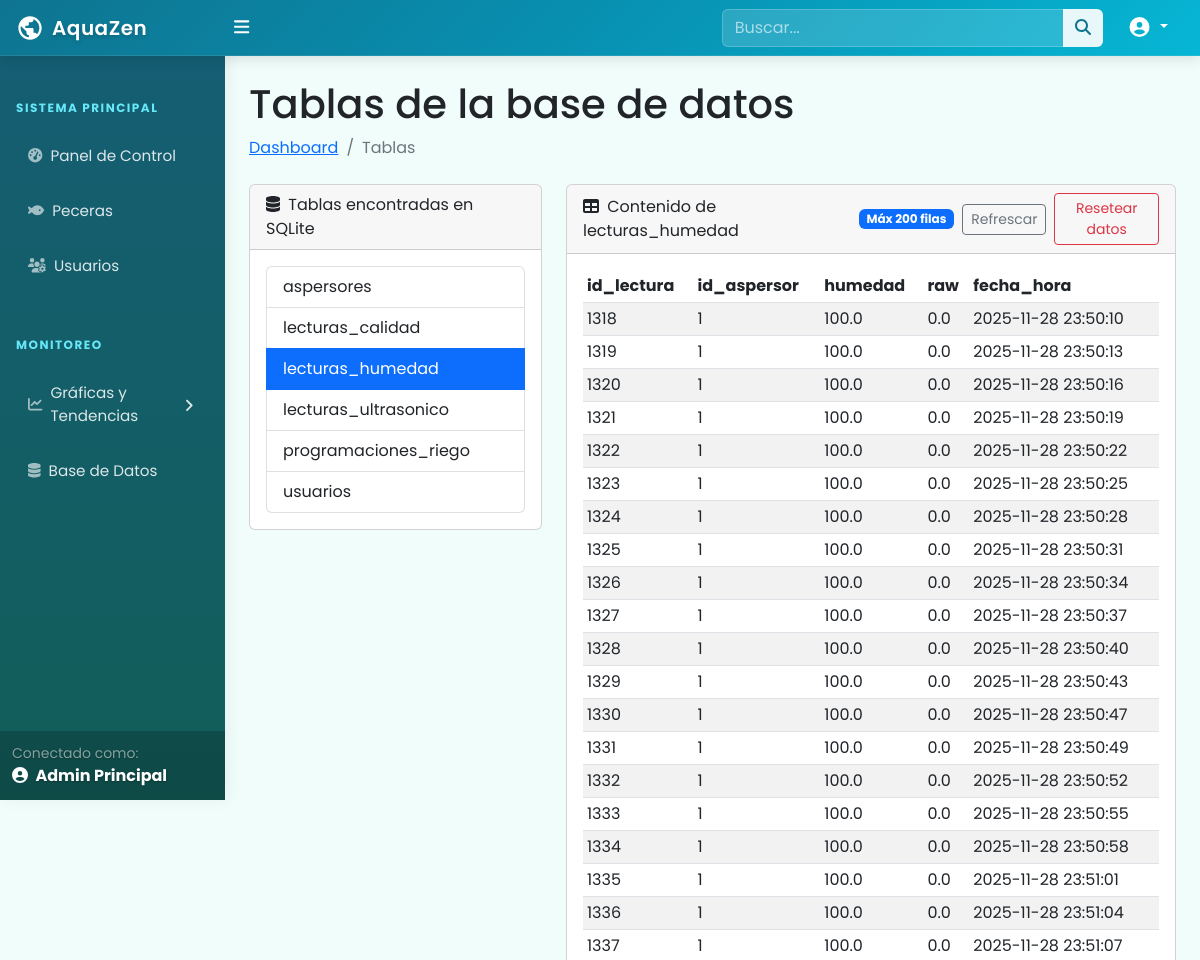
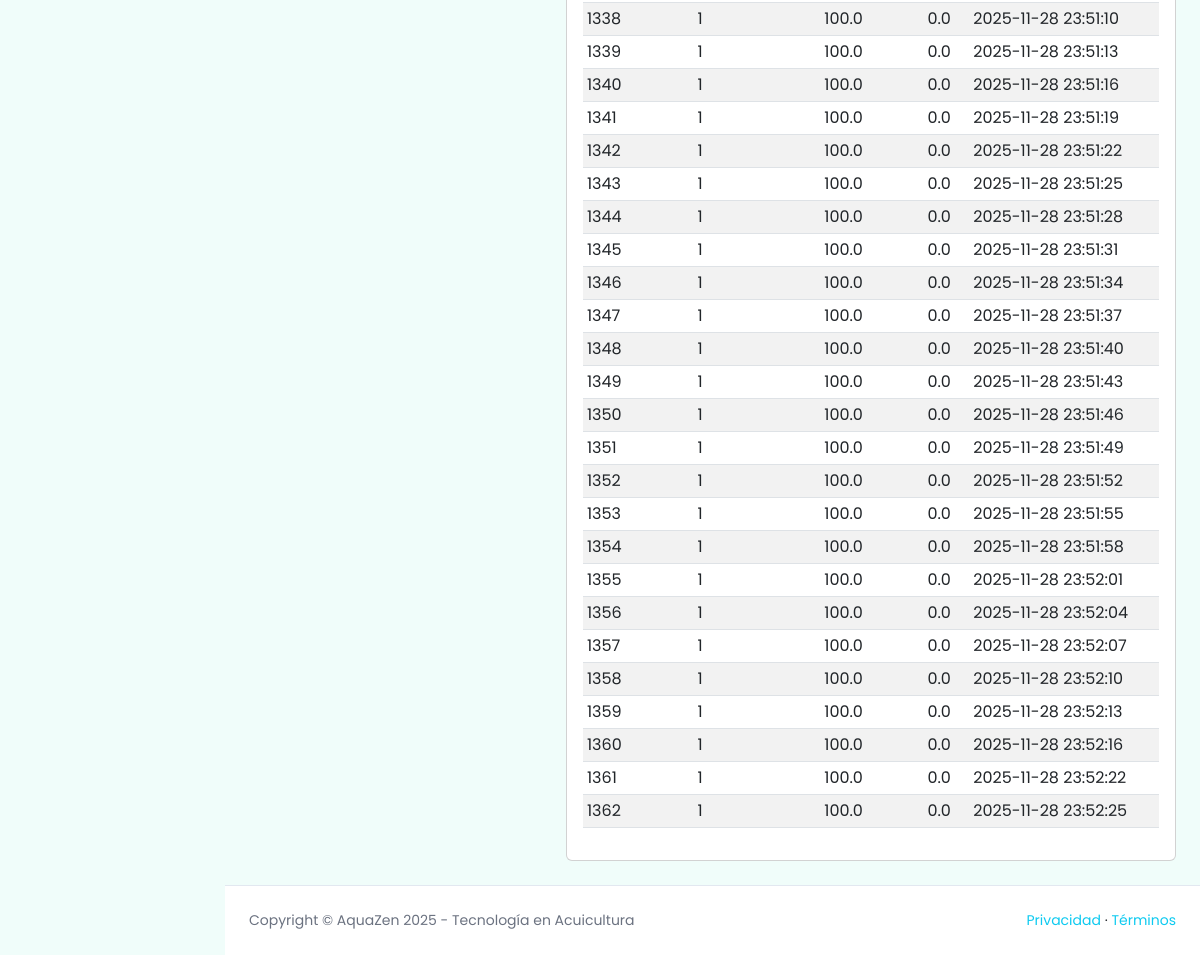
Screenshot of /tables?table=lecturas_humedad (signed in) with the database file from the repository (2 pictures, top to bottom).
### tables this page shows
CREATE TABLE lecturas_humedad (
                id_lectura INTEGER PRIMARY KEY AUTOINCREMENT,
                id_aspersor INTEGER NOT NULL,
                humedad REAL,
                raw REAL,
                fecha_hora DATETIME DEFAULT CURRENT_TIMESTAMP,
                FOREIGN KEY (id_aspersor) REFERENCES aspersores(id_aspersor) ON DELETE CASCADE
            );

### app.py (the view)
@app.route('/tables')
def tables():
    if 'id_usuario' not in session or session.get('tipo_usuario') != 'admin':
        flash('Acceso restringido a administradores.', 'error')
        return redirect(url_for('dashboard'))
    connection = get_db_connection()
    tablas = []
    selected_table = request.args.get('table')
    columnas = []
    filas = []
    if connection:
        cursor = connection.cursor()
        cursor.execute("""
            SELECT name
            FROM sqlite_master
            WHERE type='table' AND name NOT LIKE 'sqlite_%'
            ORDER BY name
        """)
        tablas = [row['name'] for row in cursor.fetchall()]
        if selected_table in tablas:
            try:
                cursor.execute(f"PRAGMA table_info({selected_table})")
                columnas = [row['name'] for row in cursor.fetchall()]
                cursor.execute(f"SELECT * FROM {selected_table} LIMIT 200")
                filas = cursor.fetchall()
            except Exception as e:
                print(f"Error al consultar tabla {selected_table}: {e}")
        cursor.close()
        connection.close()
    return render_template('tables.html',
                           tablas=tablas,
                           selected_table=selected_table if selected_table in tablas else None,
                           columnas=columnas,
                           filas=filas)

### app.py (called while the page is built)
@app.context_processor
def inject_user_context():
    return {
        'tipo_usuario': session.get('tipo_usuario'),
        'nombre_usuario': session.get('nombre_usuario'),
        'camera_default_url': CAMERA_DEFAULT_URL
    }

def get_db_connection():
    try:
        connection = sqlite3.connect(DATABASE)
        connection.row_factory = sqlite3.Row  # Para acceder a columnas por nombre
        return connection
    except Exception as e:
        print(f"Error al conectar a la base de datos: {e}")
        return None

### templates/tables.html (shortened to what this page needs)
{% extends "base2.html" %}
{% block content %}
<div class="container-fluid px-4">
    <h1 class="mt-4">Tablas de la base de datos</h1>
    <ol class="breadcrumb mb-4">
        <li class="breadcrumb-item"><a href="{{ url_for('index') }}">Dashboard</a></li>
        <li class="breadcrumb-item active">Tablas</li>
    </ol>
    <div class="row">
        <div class="col-lg-4">
            <div class="card mb-4">
                <div class="card-header">
                    <i class="fas fa-database me-1"></i>
                    Tablas encontradas en SQLite
                </div>
                <div class="card-body">
                    {% if tablas %}
                    <div class="list-group">
                        {% for t in tablas %}
                        <a class="list-group-item list-group-item-action {% if selected_table == t %}active{% endif %}"
                           href="{{ url_for('tables', table=t) }}">
                            {{ t }}
                        </a>
                        {% endfor %}
                    </div>
                    {% else %}
                    <p class="mb-0">No se encontraron tablas.</p>
                    {% endif %}
                </div>
            </div>
        </div>
        <div class="col-lg-8">
            <div class="card mb-4">
                <div class="card-header d-flex justify-content-between align-items-center">
                    <span>
                        <i class="fas fa-table me-1"></i>
                        {% if selected_table %}Contenido de {{ selected_table }}{% else %}Selecciona una tabla{% endif %}
                    </span>
                    {% if selected_table %}
                    <div class="d-flex align-items-center gap-2">
                        <span class="badge bg-primary">Máx 200 filas</span>
                        <a class="btn btn-sm btn-outline-secondary" href="{{ url_for('tables', table=selected_table) }}">Refrescar</a>
                        {% if selected_table in ['datos_sensores','lecturas_humedad','lecturas_ultrasonico','lecturas_calidad'] %}
                        <form method="post" action="
                            {% if selected_table == 'datos_sensores' %}
                                {{ url_for('reset_datos_sensores') }}
                            {% else %}
                                {{ url_for('reset_lecturas', sensor_table=selected_table) }}
                            {% endif %}
                        " onsubmit="return confirm('¿Eliminar todos los registros de {{ selected_table }}?');">
                            <button type="submit" class="btn btn-sm btn-outline-danger">Resetear datos</button>
                        </form>
                        {% endif %}
                    </div>
                    {% endif %}
                </div>
                <div class="card-body">
                    {% if selected_table %}
                        {% if filas %}
                        <div class="table-responsive">
                            <table class="table table-striped table-sm align-middle">
                                <thead>
                                    <tr>
                                        {% for col in columnas %}
                                        <th>{{ col }}</th>
                                        {% endfor %}
                                    </tr>
                                </thead>
                                <tbody>
                                    {% for row in filas %}
                                    <tr>
                                        {% for col in columnas %}
                                        <td>{{ row[col] }}</td>
                                        {% endfor %}
                                    </tr>
                                    {% endfor %}
                                </tbody>
                            </table>
                        </div>
                        {% else %}
                        <p class="mb-0">La tabla está vacía.</p>
                        {% endif %}
                    {% else %}
                        <p class="mb-0">Selecciona una tabla de la lista para ver sus registros.</p>
                    {% endif %}
                </div>
            </div>
        </div>
    </div>
</div>
{% endblock %}

### static/css/aquazen-theme.css (style rules this page uses)
:root { --ocean-deep: #0c4a6e; --ocean-primary: #0e7490; --ocean-secondary: #0891b2; --ocean-light: #06b6d4; --ocean-bright: #67e8f9; --ocean-mist: #cffafe; --ocean-foam: #f0fdfa; --ocean-success: #10b981; --ocean-warning: #fbbf24; --ocean-danger: #ef4444; --ocean-text-dark: #164e63; --ocean-text-light: #0891b2; }

### templates/base2.html (style rules this page uses)
body { font-family: 'Poppins', sans-serif; background-color: #f0fdfa; }

### rows the page displays
lecturas_humedad: id_lectura "1318" "1" "100.0" "0.0" "2025-11-28 23:50:10"
lecturas_humedad: id_lectura "1319" "1" "100.0" "0.0" "2025-11-28 23:50:13"
lecturas_humedad: id_lectura "1320" "1" "100.0" "0.0" "2025-11-28 23:50:16"
lecturas_humedad: id_lectura "1321" "1" "100.0" "0.0" "2025-11-28 23:50:19"
lecturas_humedad: id_lectura "1322" "1" "100.0" "0.0" "2025-11-28 23:50:22"
lecturas_humedad: id_lectura "1323" "1" "100.0" "0.0" "2025-11-28 23:50:25"
lecturas_humedad: id_lectura "1324" "1" "100.0" "0.0" "2025-11-28 23:50:28"
lecturas_humedad: id_lectura "1325" "1" "100.0" "0.0" "2025-11-28 23:50:31"
lecturas_humedad: id_lectura "1326" "1" "100.0" "0.0" "2025-11-28 23:50:34"
lecturas_humedad: id_lectura "1327" "1" "100.0" "0.0" "2025-11-28 23:50:37"
lecturas_humedad: id_lectura "1328" "1" "100.0" "0.0" "2025-11-28 23:50:40"
lecturas_humedad: id_lectura "1329" "1" "100.0" "0.0" "2025-11-28 23:50:43"
lecturas_humedad: id_lectura "1330" "1" "100.0" "0.0" "2025-11-28 23:50:47"
lecturas_humedad: id_lectura "1331" "1" "100.0" "0.0" "2025-11-28 23:50:49"
lecturas_humedad: id_lectura "1332" "1" "100.0" "0.0" "2025-11-28 23:50:52"
lecturas_humedad: id_lectura "1333" "1" "100.0" "0.0" "2025-11-28 23:50:55"
lecturas_humedad: id_lectura "1334" "1" "100.0" "0.0" "2025-11-28 23:50:58"
lecturas_humedad: id_lectura "1335" "1" "100.0" "0.0" "2025-11-28 23:51:01"
lecturas_humedad: id_lectura "1336" "1" "100.0" "0.0" "2025-11-28 23:51:04"
lecturas_humedad: id_lectura "1337" "1" "100.0" "0.0" "2025-11-28 23:51:07"
lecturas_humedad: id_lectura "1338" "1" "100.0" "0.0" "2025-11-28 23:51:10"
lecturas_humedad: id_lectura "1339" "1" "100.0" "0.0" "2025-11-28 23:51:13"
lecturas_humedad: id_lectura "1340" "1" "100.0" "0.0" "2025-11-28 23:51:16"
lecturas_humedad: id_lectura "1341" "1" "100.0" "0.0" "2025-11-28 23:51:19"
lecturas_humedad: id_lectura "1342" "1" "100.0" "0.0" "2025-11-28 23:51:22"
lecturas_humedad: id_lectura "1343" "1" "100.0" "0.0" "2025-11-28 23:51:25"
lecturas_humedad: id_lectura "1344" "1" "100.0" "0.0" "2025-11-28 23:51:28"
lecturas_humedad: id_lectura "1345" "1" "100.0" "0.0" "2025-11-28 23:51:31"
lecturas_humedad: id_lectura "1346" "1" "100.0" "0.0" "2025-11-28 23:51:34"
lecturas_humedad: id_lectura "1347" "1" "100.0" "0.0" "2025-11-28 23:51:37"
lecturas_humedad: id_lectura "1348" "1" "100.0" "0.0" "2025-11-28 23:51:40"
lecturas_humedad: id_lectura "1349" "1" "100.0" "0.0" "2025-11-28 23:51:43"
lecturas_humedad: id_lectura "1350" "1" "100.0" "0.0" "2025-11-28 23:51:46"
lecturas_humedad: id_lectura "1351" "1" "100.0" "0.0" "2025-11-28 23:51:49"
lecturas_humedad: id_lectura "1352" "1" "100.0" "0.0" "2025-11-28 23:51:52"
lecturas_humedad: id_lectura "1353" "1" "100.0" "0.0" "2025-11-28 23:51:55"
lecturas_humedad: id_lectura "1354" "1" "100.0" "0.0" "2025-11-28 23:51:58"
lecturas_humedad: id_lectura "1355" "1" "100.0" "0.0" "2025-11-28 23:52:01"
lecturas_humedad: id_lectura "1356" "1" "100.0" "0.0" "2025-11-28 23:52:04"
lecturas_humedad: id_lectura "1357" "1" "100.0" "0.0" "2025-11-28 23:52:07"
lecturas_humedad: id_lectura "1358" "1" "100.0" "0.0" "2025-11-28 23:52:10"
lecturas_humedad: id_lectura "1359" "1" "100.0" "0.0" "2025-11-28 23:52:13"
lecturas_humedad: id_lectura "1360" "1" "100.0" "0.0" "2025-11-28 23:52:16"
lecturas_humedad: id_lectura "1361" "1" "100.0" "0.0" "2025-11-28 23:52:22"
lecturas_humedad: id_lectura "1362" "1" "100.0" "0.0" "2025-11-28 23:52:25"

### other values shown
{{ nombre_usuario }} "Admin Principal"
{{ t }} "aspersores" "lecturas_calidad" "lecturas_humedad" "lecturas_ultrasonico" "programaciones_riego" "usuarios"
{{ selected_table }} "lecturas_humedad"
{{ col }} "id_lectura" "id_aspersor" "humedad" "raw" "fecha_hora"
